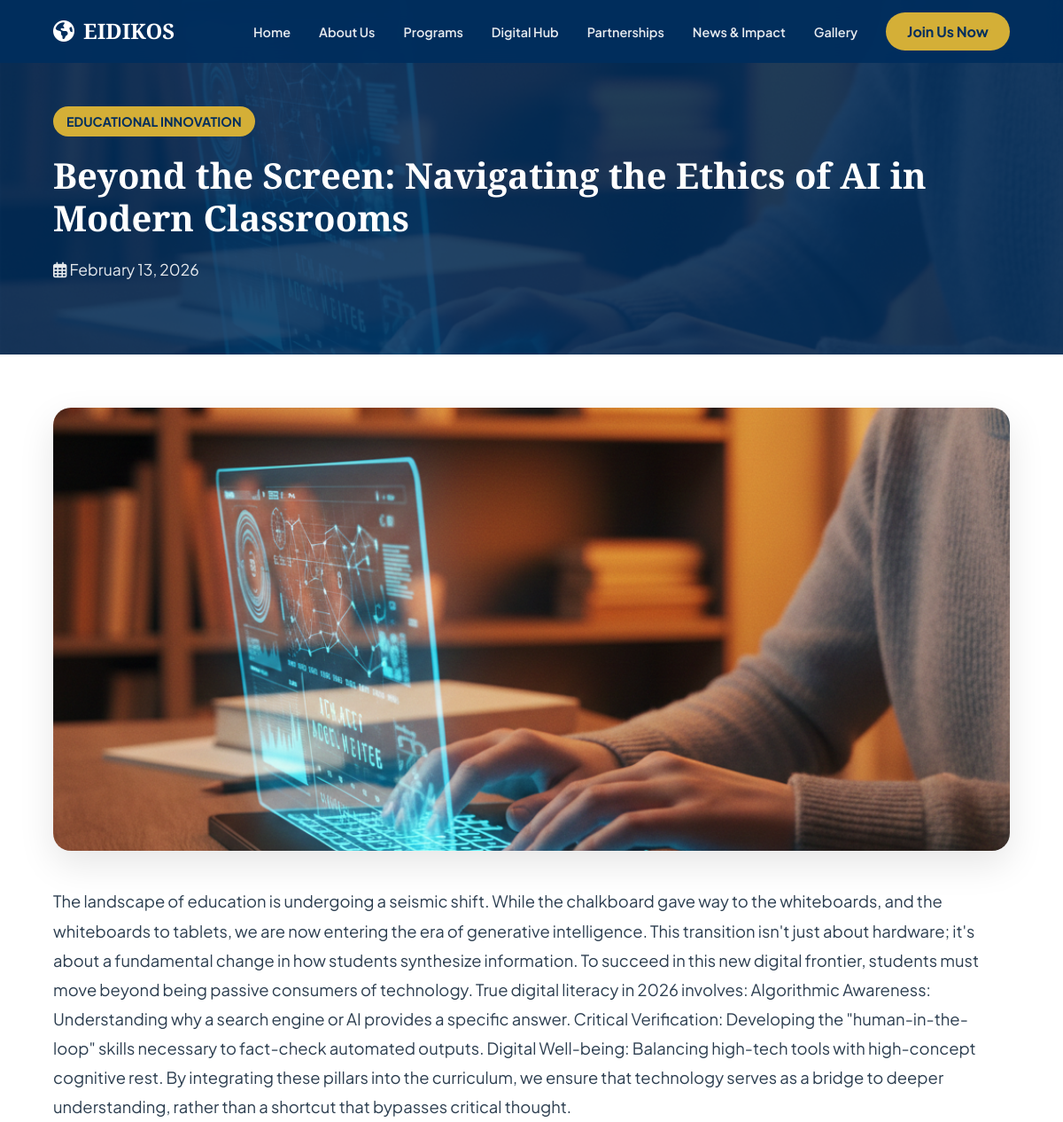
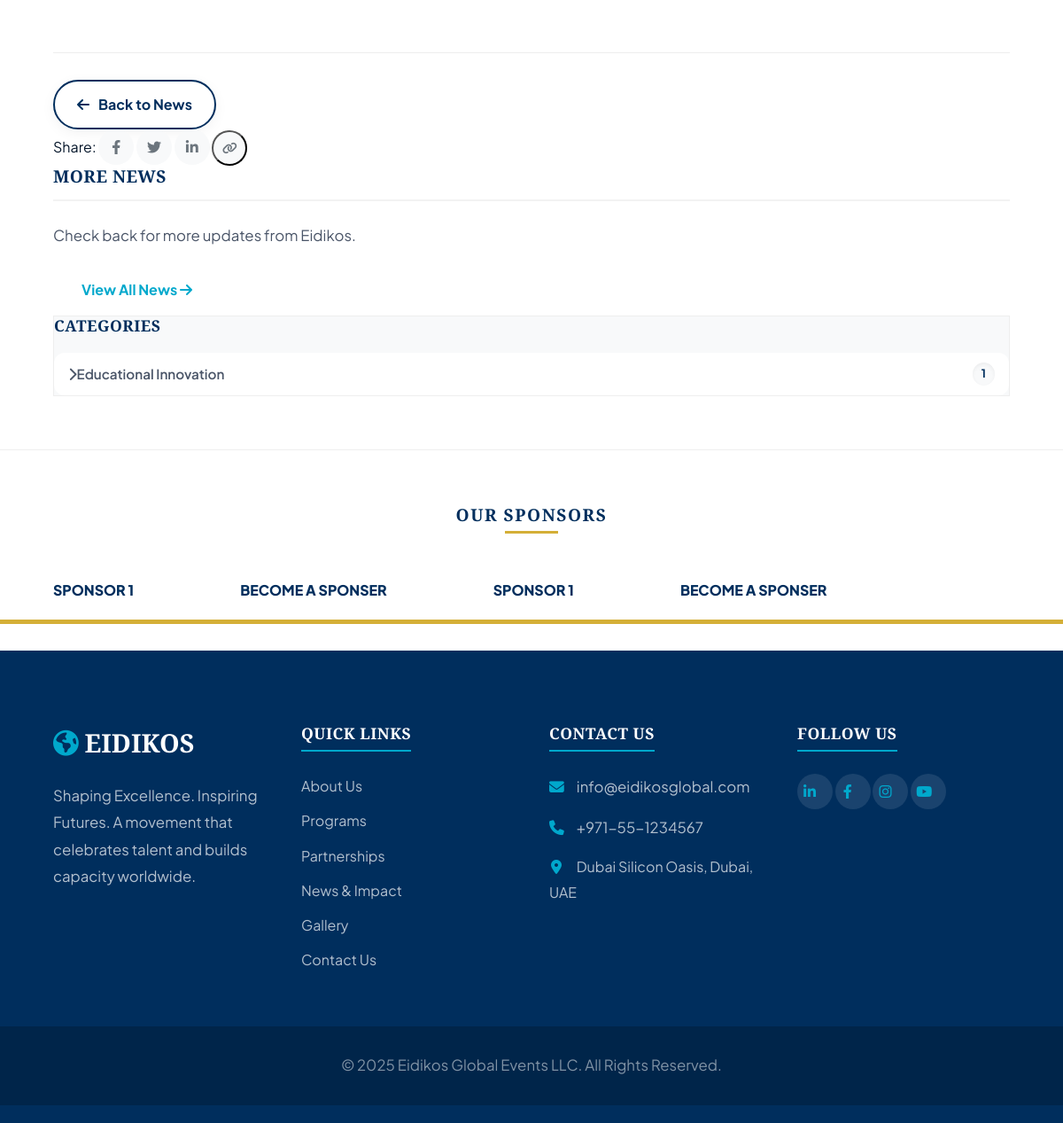
/news-impact/1, run on the app's committed database (2 pictures, top to bottom).
### app/models.py (models this page shows)
class NewsArticle(db.Model):
    id = db.Column(db.Integer, primary_key=True)
    title = db.Column(db.String(255), nullable=False)
    content = db.Column(db.Text)
    category = db.Column(db.String(64))
    date_published = db.Column(db.Date, default=datetime.utcnow)
    featured_image_url = db.Column(db.String(255))
    image_filename = db.Column(db.String(255))
    excerpt = db.Column(db.Text)
    order = db.Column(db.Integer, default=0)

class Sponsor(db.Model):
    id = db.Column(db.Integer, primary_key=True)
    name = db.Column(db.String(128), nullable=False)
    logo_filename = db.Column(db.String(255))
    order = db.Column(db.Integer, default=0)

class SiteSettings(db.Model):
    id = db.Column(db.Integer, primary_key=True)
    site_name = db.Column(db.String(128), default='EIDIKOS')
    footer_description = db.Column(db.Text)
    copyright_text = db.Column(db.String(255), default='&copy; 2025 Eidikos Global Events LLC. All Rights Reserved.')

class ContactInfo(db.Model):
    id = db.Column(db.Integer, primary_key=True)
    info_type = db.Column(db.String(64)) # headquarters, regional, etc.
    location_department = db.Column(db.String(128))
    email = db.Column(db.String(128))
    phone = db.Column(db.String(64))
    address = db.Column(db.Text)
    hours = db.Column(db.String(128))

class SocialMedia(db.Model):
    id = db.Column(db.Integer, primary_key=True)
    platform = db.Column(db.String(64))
    url = db.Column(db.String(255))
    @property
    def icon_class(self):
        icons = {
            'LinkedIn': 'fab fa-linkedin-in',
            'Facebook': 'fab fa-facebook-f',
            'Instagram': 'fab fa-instagram',
            'YouTube': 'fab fa-youtube',
            'Twitter': 'fab fa-twitter',
            'X': 'fab fa-twitter'
        }
        return icons.get(self.platform, 'fas fa-link')

### app/routes.py (the view)
@main.route('/news-impact/<int:article_id>')
def news_detail(article_id):
    article = NewsArticle.query.get_or_404(article_id)
    recent_articles = NewsArticle.query.filter(NewsArticle.id != article.id).order_by(NewsArticle.date_published.desc()).limit(3).all()
    categories_data = db.session.query(NewsArticle.category, db.func.count(NewsArticle.id)).group_by(NewsArticle.category).all()
    categories = [{'name': cat, 'count': count} for cat, count in categories_data if cat]
    return render_template('news_detail.html', article=article, recent_articles=recent_articles, categories=categories)

### app/templates/news_detail.html (shortened to what this page needs)
{% extends "base.html" %}
{% block content %}
<section class="news-hero"
    style="position: relative; background: var(--primary); padding: 120px 0 80px; color: white; overflow: hidden;">
    {% if article.image_filename or article.featured_image_url %}
    <div class="hero-bg"
        style="position: absolute; top: 0; left: 0; width: 100%; height: 100%; z-index: 1; opacity: 0.15; background-image: url('{{ url_for('static', filename='uploads/news/' + article.image_filename) if article.image_filename else article.featured_image_url }}'); background-size: cover; background-position: center;">
    </div>
    {% endif %}
    <div class="container" style="position: relative; z-index: 2;">
        <div class="row">
            <div class="col-lg-8 offset-lg-2 text-center">
                <div
                    style="display: inline-block; background: var(--accent); color: var(--primary); padding: 5px 15px; border-radius: 20px; font-weight: 700; font-size: 0.9rem; margin-bottom: 20px; text-transform: uppercase;">
                    {{ article.category }}
                </div>
                <h1 style="font-size: 2.5rem; font-weight: 800; margin-bottom: 20px; line-height: 1.2;">{{ article.title
                    }}</h1>
                <div style="font-size: 1.1rem; opacity: 0.9;">
                    <i class="far fa-calendar-alt me-2"></i> {{ article.date_published.strftime('%B %d, %Y') if
                    article.date_published else '' }}
                </div>
            </div>
        </div>
    </div>
</section>
<section style="background: white; padding: 60px 0;">
    <div class="container">
        <div class="row">
            <div class="col-lg-8">
                {% if article.image_filename or article.featured_image_url %}
                <div class="article-featured-image"
                    style="margin-bottom: 40px; border-radius: 20px; overflow: hidden; box-shadow: 0 15px 40px rgba(0,0,0,0.1);">
                    <img src="{{ url_for('static', filename='uploads/news/' + article.image_filename) if article.image_filename else article.featured_image_url }}"
                        alt="{{ article.title }}"
                        style="width: 100%; height: auto; max-height: 500px; object-fit: cover; display: block;">
                </div>
                {% endif %}
                <div class="article-content" style="font-size: 1.15rem; line-height: 1.8; color: #2c3e50;">
                    {{ article.content | safe }}
                </div>
                <div class="article-footer" style="margin-top: 60px; padding-top: 30px; border-top: 1px solid #eee;">
                    <div class="d-flex justify-content-between align-items-center flex-wrap gap-3">
                        <a href="{{ url_for('main.news_impact') }}" class="btn-back">
                            <i class="fas fa-arrow-left"></i>
                            <span>Back to News</span>
                        </a>
                        <div class="d-flex align-items-center gap-2">
                            <span class="fw-bold me-2">Share:</span>
                            <a href="https://www.facebook.com/sharer/sharer.php?u={{ request.url|urlencode }}"
                                target="_blank" class="share-btn fb" title="Share on Facebook">
                                <i class="fab fa-facebook-f"></i>
                            </a>
                            <a href="https://twitter.com/intent/tweet?text={{ article.title|urlencode }}&url={{ request.url|urlencode }}"
                                target="_blank" class="share-btn tw" title="Share on Twitter">
                                <i class="fab fa-twitter"></i>
                            </a>
                            <a href="https://www.linkedin.com/sharing/share-offsite/?url={{ request.url|urlencode }}"
                                target="_blank" class="share-btn ln" title="Share on LinkedIn">
                                <i class="fab fa-linkedin-in"></i>
                            </a>
                            <button class="share-btn copy" title="Copy Link" id="copy-link-btn">
                                <i class="fas fa-link"></i>
                            </button>
                        </div>
                    </div>
                </div>
            </div>
            <div class="col-lg-4 ps-lg-5">
                <div style="position: sticky; top: 100px;">
                    <div class="widget mb-5">
                        <h4
                            style="font-size: 1.2rem; color: var(--primary); font-weight: 700; margin-bottom: 25px; padding-bottom: 15px; border-bottom: 2px solid rgba(0,0,0,0.05);">
                            More News</h4>
                        <div class="sidebar-news-list">
                            {% if recent_articles %}
                            {% for news in recent_articles %}
                            <div class="sidebar-news-item">
                                <div class="item-date">{{ news.date_published.strftime('%b %d, %Y') if
                                    news.date_published else '' }}</div>
                                <a href="{{ url_for('main.news_detail', article_id=news.id) }}" class="item-title">
                                    {{ news.title }}
                                </a>
                            </div>
                            {% endfor %}
                            {% else %}
                            <p class="text-muted small">Check back for more updates from Eidikos.</p>
                            {% endif %}
                        </div>
                        <a href="{{ url_for('main.news_impact') }}"
                            class="btn btn-link px-0 text-decoration-none fw-bold" style="color: var(--secondary);">View
                            All News <i class="fas fa-arrow-right ms-1"></i></a>
                    </div>
                    <div class="widget p-4 rounded-4" style="background: var(--light-bg); border: 1px solid #eee;">
                        <h4 style="font-size: 1.1rem; margin-bottom: 20px; color: var(--primary); font-weight: 700;">
                            Categories</h4>
                        <ul class="category-list">
                            {% if categories %}
                            {% for cat in categories %}
                            <li>
                                <a href="{{ url_for('main.news_impact') }}">
                                    <span class="cat-name"><i class="fas fa-chevron-right me-2"></i>{{ cat.name
                                        }}</span>
                                    <span class="cat-count">{{ cat.count }}</span>
                                </a>
                            </li>
                            {% endfor %}
                            {% else %}
                            <p class="text-muted small px-3">Discover our updates.</p>
                            {% endif %}
                        </ul>
                    </div>
                </div>
            </div>
        </div>
    </div>
</section>
{% endblock %}

### app/templates/base.html (shortened to what this page needs)
<!DOCTYPE html>
<html lang="en">
<head>
    <link rel="stylesheet" href="https://cdnjs.cloudflare.com/ajax/libs/font-awesome/6.4.0/css/all.min.css">
    <link rel="stylesheet" href="{{ url_for('static', filename='style.css') }}">
</head>
<body>
    <nav class="navbar" id="navbar">
        <div class="navbar-container">
            <a href="{{ url_for('main.index') }}" class="navbar-logo">
                <i class="fas fa-globe-americas"></i> EIDIKOS
            </a>
            <ul class="navbar-menu" id="navbar-menu">
                <li><a href="{{ url_for('main.index') }}"
                        class="navbar-link{% if request.endpoint == 'main.index' %} active{% endif %}">Home</a></li>
                <li><a href="{{ url_for('main.about') }}"
                        class="navbar-link{% if request.endpoint == 'main.about' %} active{% endif %}">About Us</a></li>
                <li><a href="{{ url_for('main.programs') }}"
                        class="navbar-link{% if request.endpoint == 'main.programs' %} active{% endif %}">Programs</a>
                </li>
                <li><a href="{{ url_for('main.digital') }}"
                        class="navbar-link{% if request.endpoint == 'main.digital' %} active{% endif %}">Digital Hub</a>
                </li>
                <li><a href="{{ url_for('main.partnerships') }}"
                        class="navbar-link{% if request.endpoint == 'main.partnerships' %} active{% endif %}">Partnerships</a>
                </li>
                <li><a href="{{ url_for('main.news_impact') }}"
                        class="navbar-link{% if request.endpoint == 'main.news_impact' %} active{% endif %}">News &
                        Impact</a></li>
                <li><a href="{{ url_for('main.gallery') }}"
                        class="navbar-link{% if request.endpoint == 'main.gallery' %} active{% endif %}">Gallery</a>
                </li>
                <li><a href="{{ url_for('main.join') }}" class="navbar-cta">Join Us Now</a></li>
            </ul>
        </div>
    </nav>
    {% block content %}{% endblock %}
    {% if sponsors %}
    <div class="sponsors-section">
        <h4 class="sponsors-title">Our Sponsors</h4>
        <div class="sponsors-ticker">
            <div class="sponsors-track">
                {% for sponsor in sponsors %}
                <div class="sponsor-item">
                    <span class="sponsor-name">{{ sponsor.name }}</span>
                </div>
                {% endfor %}
            </div>
        </div>
    </div>
    {% endif %}
    <footer class="site-footer">
        <div class="footer-container">
            <div class="footer-grid">
                <div class="footer-column">
                    <a href="{{ url_for('main.index') }}" class="footer-logo">
                        <i class="fas fa-globe-americas"></i> {{ site_settings.site_name if site_settings and
                        site_settings.site_name else 'EIDIKOS' }}
                    </a>
                    <p class="footer-desc">
                        {{ site_settings.footer_description|safe if site_settings and site_settings.footer_description
                        else 'Shaping Excellence. Inspiring Futures. A movement that celebrates talent and builds
                        capacity worldwide.' }}
                    </p>
                </div>
                <div class="footer-column">
                    <h4>Quick Links</h4>
                    <ul class="footer-nav">
                        <li><a href="{{ url_for('main.about') }}">About Us</a></li>
                        <li><a href="{{ url_for('main.programs') }}">Programs</a></li>
                        <li><a href="{{ url_for('main.partnerships') }}">Partnerships</a></li>
                        <li><a href="{{ url_for('main.news_impact') }}">News & Impact</a></li>
                        <li><a href="{{ url_for('main.gallery') }}">Gallery</a></li>
                        <li><a href="{{ url_for('main.contact') }}">Contact Us</a></li>
                    </ul>
                </div>
                <div class="footer-column">
                    <h4>Contact Us</h4>
                    {% if global_contact_info %}
                    <p><i class="fas fa-envelope"></i> {{ global_contact_info.email }}</p>
                    <p><i class="fas fa-phone"></i> {{ global_contact_info.phone }}</p>
                    <address>
                        <i class="fas fa-map-marker-alt"></i>
                        {{ global_contact_info.address|replace('\n', '<br>')|safe }}
                    </address>
                    {% else %}
                    <p>Contact information coming soon.</p>
                    {% endif %}
                </div>
                <div class="footer-column">
                    <h4>Follow Us</h4>
                    <div class="social-links">
                        {% if social_media %}
                        {% for social in social_media %}
                        <a href="{{ social.url }}" target="_blank" aria-label="{{ social.platform }}"><i
                                class="{{ social.icon_class }}"></i></a>
                        {% endfor %}
                        {% endif %}
                    </div>
                </div>
            </div>
        </div>
        <div class="footer-bottom">
            <div class="container">
                <p>{{ site_settings.copyright_text|safe if site_settings and site_settings.copyright_text else '&copy;
                    2025 Eidikos Global Events LLC. All Rights Reserved.' }}</p>
            </div>
        </div>
    </footer>
</body>
</html>

### data on the page
NewsArticle: image_filename (picture), category "EDUCATIONAL INNOVATION", title "Beyond the Screen: Navigating the Ethics of AI in Modern Classrooms", date_published "February 13, 2026", content "The landscape of education is undergoing a seismic shift. While the chalkboard gave way to the whiteboards, and the whiteboards to tablets, we are now entering the era of generative intelligence. This transition isn't just about hardware; it's about a fundamental change in how students synthesize information. To succeed in this new digital frontier, students must move beyond being passive consumers of technology. True digital literacy in 2026 involves: Algorithmic Awareness: Understanding why a search engine or AI provides a specific answer. Critical Verification: Developing the \"human-in-the-loop\" skills necessary to fact-check automated outputs. Digital Well-being: Balancing high-tech…", name "Educational Innovation", count "1"
Sponsor: name "SPONSOR 1"
Sponsor: name "BECOME A SPONSER"
SiteSettings: site_name "EIDIKOS", footer_description "Shaping Excellence. Inspiring Futures. A movement that celebrates talent and builds capacity worldwide.", copyright_text "© 2025 Eidikos Global Events LLC. All Rights Reserved."
ContactInfo: email "info@eidikosglobal.com", phone "+971-55-1234567", address "Dubai Silicon Oasis, Dubai, UAE"
